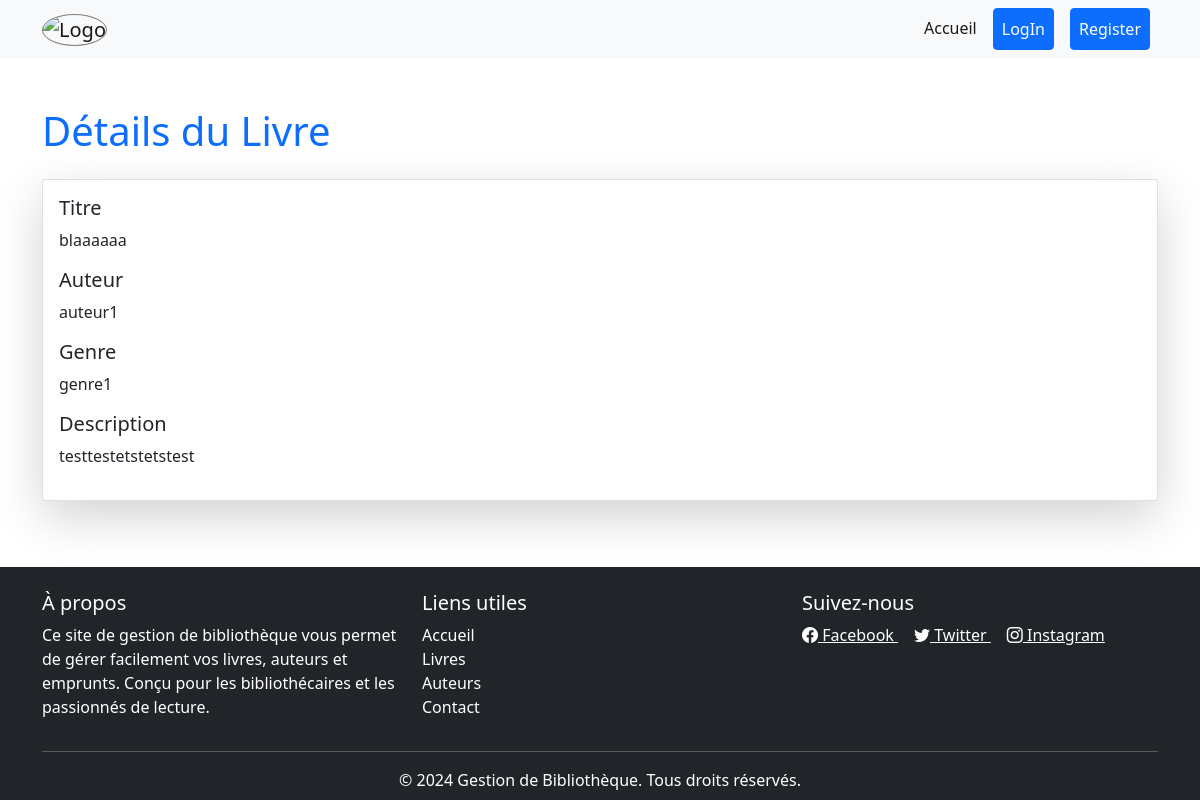
/detailsdulivre.php?id=14, run on an earlier commit of the app's database.
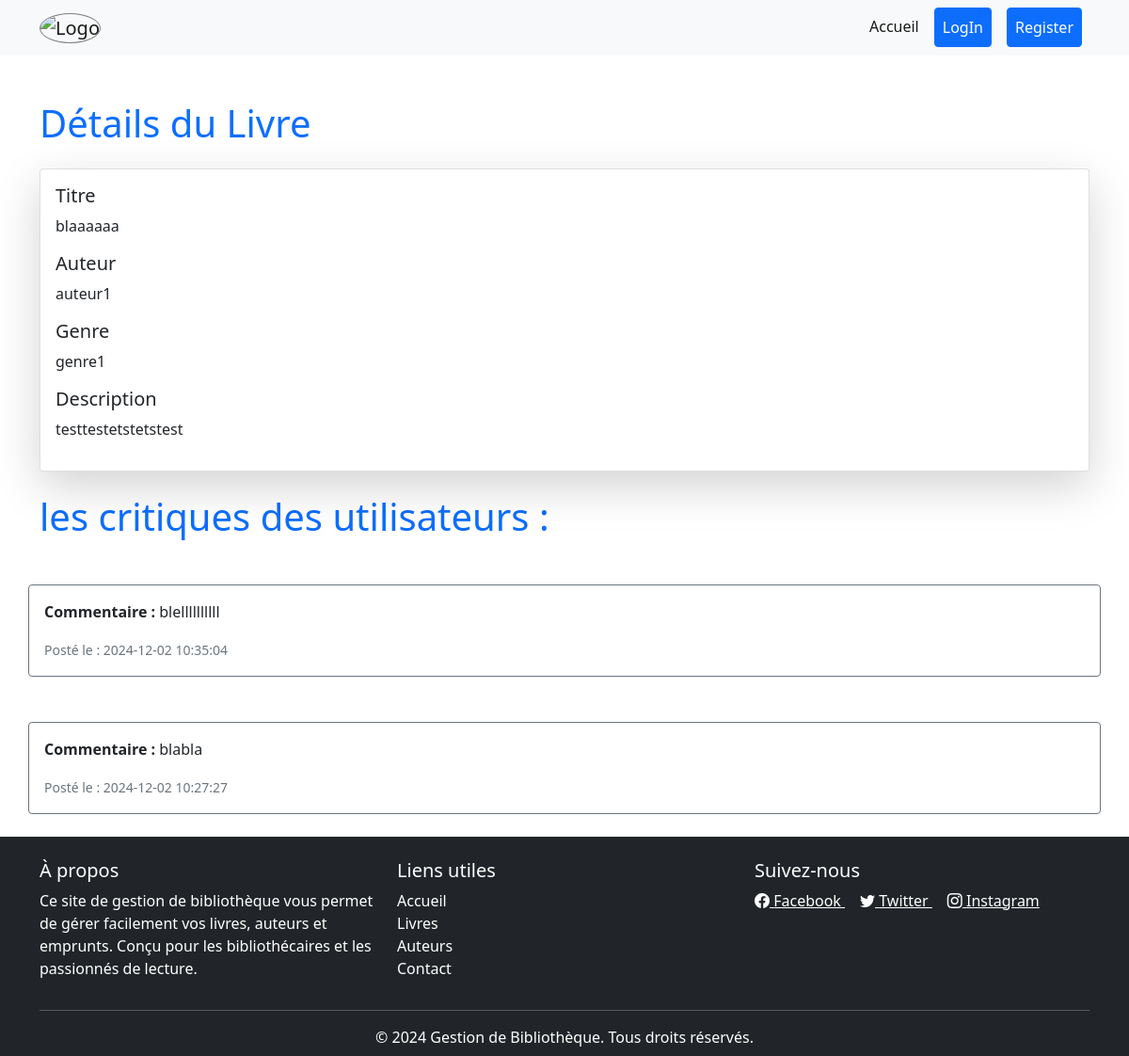
And on a later commit of the database.
### tables this page shows
CREATE TABLE `commentaires` (
  `id` int NOT NULL,
  `livre_id` int NOT NULL,
  `commentaire` text NOT NULL,
  `date_creation` datetime DEFAULT CURRENT_TIMESTAMP
);

### detailsdulivre.php (the view, shortened to what this page needs)
<?php require 'header.php';
?>
<main>
<?php
require 'DbConnection.php';
$id = $_GET['id'];
if ($pdo) {
    $req = "SELECT Livre.id id, Livre.titre, Livre.auteur_id, Livre.disponible dispo, Livre.genre_id AS genre
                   ,Auteur.nom AS auteur_nom  , Genre.nom nomg , Genre.description description
            FROM Livre
            JOIN Auteur ON Livre.auteur_id = Auteur.id
            join Genre on Livre.genre_id=Genre.id
            WHERE Livre.id = :id";
    $stmt = $pdo->prepare($req);
    $stmt->execute(['id' => $id]);
    if ($stmt->rowCount() == 0) {
        echo "<p class='text-danger'>Aucun résultat trouvé.</p>";
    } else {
        $ligne = $stmt->fetch(PDO::FETCH_ASSOC); ?>
        <div class="container mt-5">
            <h1 class="text-primary mb-4">Détails du Livre</h1>
            <div class="card shadow-lg col-md-12 mx-auto">
                <div class="card-body">
                    <div class="mb-3">
                        <h5 class="card-title text-primary-emphasis">Titre</h5>
                        <p class="card-text"><?php echo ($ligne['titre']); ?></p>
                    </div>
                    <div class="mb-3">
                        <h5 class="card-title text-primary-emphasis">Auteur</h5>
                        <p class="card-text"><?php echo ($ligne['auteur_nom']); ?></p>
                    </div>
                    <div class="mb-3">
                        <h5 class="card-title text-primary-emphasis">Genre</h5>
                        <p class="card-text"><?php echo ($ligne['nomg']); ?></p>
                    </div>
                    <div class="mb-3 d-flex justify-content-between align-items-center">
                        <div>
                            <h5 class="card-title text-primary-emphasis">Description</h5>
                            <p class="card-text"><?php
                            if(isset($ligne['description'])){
                                echo ($ligne['description']);
                            }else{
                                echo "-- -- -- -- -- -- -- -- ";
                            }
                            ?></p>
                        </div>
                    </div>
                </div>
            </div>
        </div>
    <?php
    }
}
?>
<?php
$id = intval($_GET['id']);
$sql = "SELECT * FROM commentaires WHERE livre_id = :id ORDER BY date_creation DESC";
$stmt = $pdo->prepare($sql);
$stmt->execute(['id' => $id]);
if ($stmt->rowCount() > 0) {
    echo "<h1 class='mt-4 container text-primary'>les critiques des utilisateurs :</h1>";
    while ($comment = $stmt->fetch(PDO::FETCH_ASSOC)) {
        echo "<div class='mt-5 p-3 border border-secondary rounded container'>";
        echo "<p><strong>Commentaire :</strong> " . ($comment['commentaire']) . "</p>";
        echo "<small class='text-muted'>Posté le : " . ($comment['date_creation']) . "</small>";
        echo "</div>";
    }
}
?>
</main>
<?php require 'footer.php'; ?>

What changed in the data, as far as the page shows it:
added commentaires: commentaire "blellllllllll", date_creation "2024-12-02 10:35:04"
added commentaires: commentaire "blabla", date_creation "2024-12-02 10:27:27"
Also different on the page:
text now shown: "les critiques des utilisateurs :"
